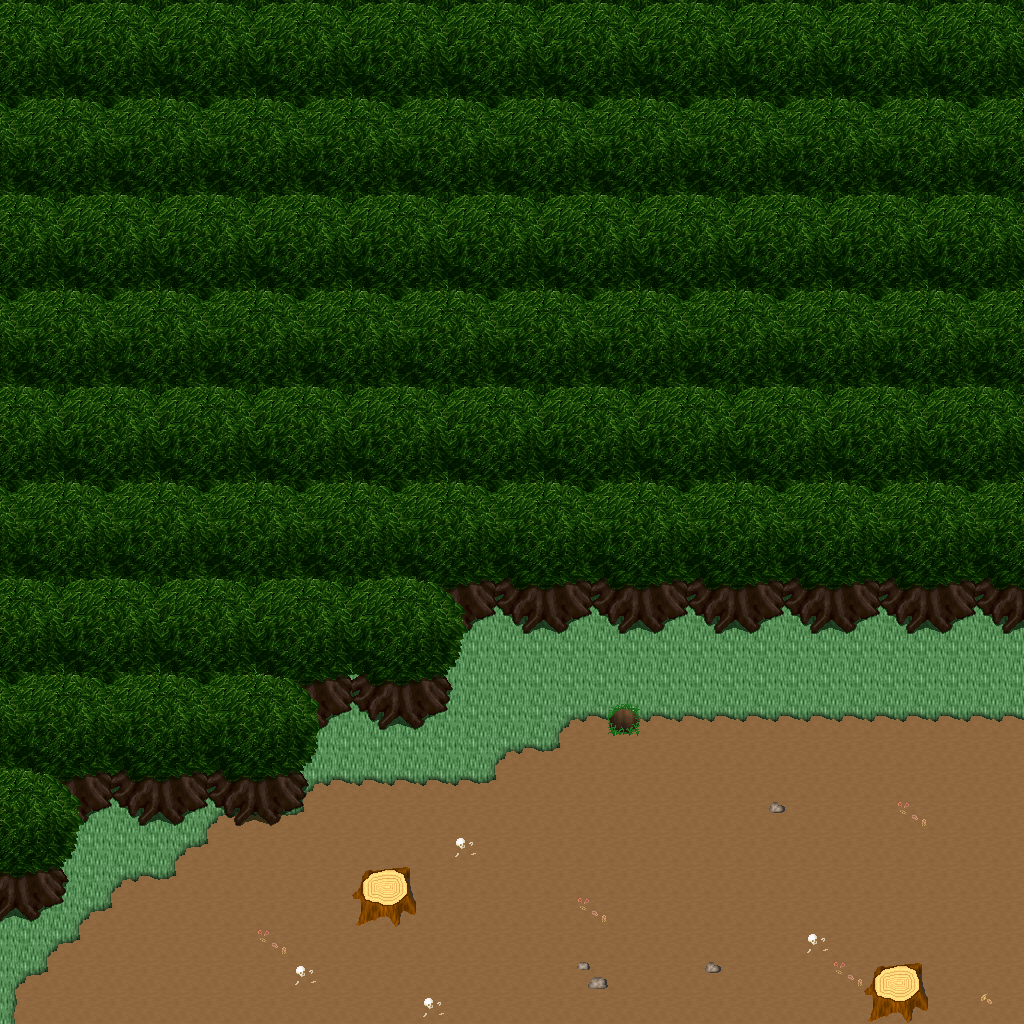

A level layout from a 2D game, rendered from its tile map. Below: a short description, then the map file with tile-grid data replaced by summaries:
An orthogonal 32x32 tile map with 32x32 px tiles, 5 tile layers (Ground, Objects, Objects2, Above, ...), 1 hidden layer not drawn, 53 tilesets.

<map version="1.10" tiledversion="1.11.0" orientation="orthogonal" renderorder="right-down" width="32" height="32" tilewidth="32" tileheight="32" infinite="0" nextlayerid="11" nextobjectid="1">
 <tileset firstgid="1" name="ground_ground" tilewidth="32" tileheight="32" tilecount="33" columns="3">
  <image source="../drawable/ground_ground.png" width="96" height="352" />
 </tileset>
 <tileset firstgid="34" name="building_castle" tilewidth="32" tileheight="32" tilecount="320" columns="20">
  <image source="../drawable/building_castle.png" width="640" height="512" />
 </tileset>
 <tileset firstgid="354" name="ground_square_patch" tilewidth="32" tileheight="32" tilecount="9" columns="3">
  <image source="../drawable/ground_square_patch.png" width="96" height="96" />
 </tileset>
 <tileset firstgid="363" name="building_decoration_banner" tilewidth="32" tileheight="32" tilecount="12" columns="1">
  <image source="../drawable/building_decoration_banner.png" width="32" height="384" />
 </tileset>
 <tileset firstgid="375" name="ground_water_pool" tilewidth="32" tileheight="32" tilecount="72" columns="3">
  <image source="../drawable/ground_water_pool.png" width="96" height="768" />
 </tileset>
 <tileset firstgid="447" name="building_wall_wall_brown" tilewidth="32" tileheight="32" tilecount="12" columns="3">
  <image source="../drawable/building_wall_wall_brown.png" width="96" height="128" />
 </tileset>
 <tileset firstgid="459" name="plant_grasses" tilewidth="32" tileheight="32" tilecount="6" columns="3">
  <image source="../drawable/plant_grasses.png" width="96" height="64" />
 </tileset>
 <tileset firstgid="465" name="plant_flower_daisy_white" tilewidth="32" tileheight="32" tilecount="8" columns="2">
  <image source="../drawable/plant_flower_daisy_white.png" width="64" height="128" />
 </tileset>
 <tileset firstgid="473" name="plant_tree_tree_darkgreen" tilewidth="32" tileheight="32" tilecount="88" columns="8">
  <image source="../drawable/plant_tree_tree_darkgreen.png" width="256" height="352" />
 </tileset>
 <tileset firstgid="561" name="plant_flower_daisy_red" tilewidth="32" tileheight="32" tilecount="8" columns="2">
  <image source="../drawable/plant_flower_daisy_red.png" width="64" height="128" />
 </tileset>
 <tileset firstgid="569" name="ground_grass_edges" tilewidth="32" tileheight="32" tilecount="36" columns="12">
  <image source="../drawable/ground_grass_edges.png" width="384" height="96" />
 </tileset>
 <tileset firstgid="605" name="ground_grass_corners" tilewidth="32" tileheight="32" tilecount="24" columns="6">
  <image source="../drawable/ground_grass_corners.png" width="192" height="128" />
 </tileset>
 <tileset firstgid="629" name="plant_bush_hedge" tilewidth="32" tileheight="32" tilecount="35" columns="5">
  <image source="../drawable/plant_bush_hedge.png" width="160" height="224" />
 </tileset>
 <tileset firstgid="664" name="ground_rock_pebbles" tilewidth="32" tileheight="32" tilecount="3" columns="1">
  <image source="../drawable/ground_rock_pebbles.png" width="32" height="96" />
 </tileset>
 <tileset firstgid="667" name="plant_bush_bushes" tilewidth="32" tileheight="32" tilecount="10" columns="5">
  <image source="../drawable/plant_bush_bushes.png" width="160" height="64" />
 </tileset>
 <tileset firstgid="677" name="building_roof_red" tilewidth="32" tileheight="32" tilecount="20" columns="5">
  <image source="../drawable/building_roof_red.png" width="160" height="128" />
 </tileset>
 <tileset firstgid="697" name="plant_flower_daisy_yellow" tilewidth="32" tileheight="32" tilecount="8" columns="2">
  <image source="../drawable/plant_flower_daisy_yellow.png" width="64" height="128" />
 </tileset>
 <tileset firstgid="705" name="plant_leaves" tilewidth="32" tileheight="32" tilecount="8" columns="4">
  <image source="../drawable/plant_leaves.png" width="128" height="64" />
 </tileset>
 <tileset firstgid="713" name="item_corpse_skull_pale" tilewidth="32" tileheight="32" tilecount="2" columns="2">
  <image source="../drawable/item_corpse_skull_pale.png" width="64" height="32" />
 </tileset>
 <tileset firstgid="715" name="building_roof_blue" tilewidth="32" tileheight="32" tilecount="20" columns="5">
  <image source="../drawable/building_roof_blue.png" width="160" height="128" />
 </tileset>
 <tileset firstgid="735" name="plant_cactus" tilewidth="32" tileheight="32" tilecount="2" columns="1">
  <image source="../drawable/plant_cactus.png" width="32" height="64" />
 </tileset>
 <tileset firstgid="737" name="plant_flower_daisy_blue" tilewidth="32" tileheight="32" tilecount="8" columns="2">
  <image source="../drawable/plant_flower_daisy_blue.png" width="64" height="128" />
 </tileset>
 <tileset firstgid="745" name="plant_stump_stump_brown" tilewidth="32" tileheight="32" tilecount="4" columns="2">
  <image source="../drawable/plant_stump_stump_brown.png" width="64" height="64" />
 </tileset>
 <tileset firstgid="749" name="plant_stump_rectangular" tilewidth="32" tileheight="32" tilecount="4" columns="2">
  <image source="../drawable/plant_stump_rectangular.png" width="64" height="64" />
 </tileset>
 <tileset firstgid="753" name="furniture_carpet_border" tilewidth="32" tileheight="32" tilecount="12" columns="3">
  <image source="../drawable/furniture_carpet_border.png" width="96" height="128" />
 </tileset>
 <tileset firstgid="765" name="ground_pothole" tilewidth="32" tileheight="32" tilecount="4" columns="4">
  <image source="../drawable/ground_pothole.png" width="128" height="32" />
 </tileset>
 <tileset firstgid="769" name="furniture_carpet_carpets" tilewidth="32" tileheight="32" tilecount="8" columns="4">
  <image source="../drawable/furniture_carpet_carpets.png" width="128" height="64" />
 </tileset>
 <tileset firstgid="777" name="building_roof_yellow" tilewidth="32" tileheight="32" tilecount="20" columns="5">
  <image source="../drawable/building_roof_yellow.png" width="160" height="128" />
 </tileset>
 <tileset firstgid="797" name="plant_stump_stump_green" tilewidth="32" tileheight="32" tilecount="4" columns="2">
  <image source="../drawable/plant_stump_stump_green.png" width="64" height="64" />
 </tileset>
 <tileset firstgid="801" name="item_pot_pot_golden_centred" tilewidth="32" tileheight="32" tilecount="3" columns="3">
  <image source="../drawable/item_pot_pot_golden_centred.png" width="96" height="32" />
 </tileset>
 <tileset firstgid="804" name="building_roof_green" tilewidth="32" tileheight="32" tilecount="20" columns="5">
  <image source="../drawable/building_roof_green.png" width="160" height="128" />
 </tileset>
 <tileset firstgid="824" name="item_statue_fairypool" tilewidth="32" tileheight="32" tilecount="16" columns="2">
  <image source="../drawable/item_statue_fairypool.png" width="64" height="256" />
 </tileset>
 <tileset firstgid="840" name="building_window_window_left" tilewidth="32" tileheight="32" tilecount="2" columns="2">
  <image source="../drawable/building_window_window_left.png" width="64" height="32" />
 </tileset>
 <tileset firstgid="842" name="building_window_window_long" tilewidth="32" tileheight="32" tilecount="3" columns="3">
  <image source="../drawable/building_window_window_long.png" width="96" height="32" />
 </tileset>
 <tileset firstgid="845" name="building_door_door_n" tilewidth="32" tileheight="32" tilecount="6" columns="3">
  <image source="../drawable/building_door_door_n.png" width="96" height="64" />
 </tileset>
 <tileset firstgid="851" name="item_postbox" tilewidth="32" tileheight="32" tilecount="4" columns="2">
  <image source="../drawable/item_postbox.png" width="64" height="64" />
 </tileset>
 <tileset firstgid="855" name="building_window_window_right" tilewidth="32" tileheight="32" tilecount="2" columns="2">
  <image source="../drawable/building_window_window_right.png" width="64" height="32" />
 </tileset>
 <tileset firstgid="857" name="building_decoration_blue_circle" tilewidth="32" tileheight="32" tilecount="4" columns="2">
  <image source="../drawable/building_decoration_blue_circle.png" width="64" height="64" />
 </tileset>
 <tileset firstgid="861" name="plant_indoor_flower_baskets" tilewidth="32" tileheight="32" tilecount="3" columns="1">
  <image source="../drawable/plant_indoor_flower_baskets.png" width="32" height="96" />
 </tileset>
 <tileset firstgid="864" name="building_decoration_chimney_big" tilewidth="32" tileheight="32" tilecount="2" columns="1">
  <image source="../drawable/building_decoration_chimney_big.png" width="32" height="64" />
 </tileset>
 <tileset firstgid="866" name="building_decoration_banner_long" tilewidth="32" tileheight="32" tilecount="3" columns="3">
  <image source="../drawable/building_decoration_banner_long.png" width="96" height="32" />
 </tileset>
 <tileset firstgid="869" name="building_decoration_chimney" tilewidth="32" tileheight="32" tilecount="2" columns="1">
  <image source="../drawable/building_decoration_chimney.png" width="32" height="64" />
 </tileset>
 <tileset firstgid="871" name="building_decoration_longhorn_skull" tilewidth="32" tileheight="32" tilecount="6" columns="3">
  <image source="../drawable/building_decoration_longhorn_skull.png" width="96" height="64" />
 </tileset>
 <tileset firstgid="877" name="building_decoration_library_banner" tilewidth="32" tileheight="32" tilecount="6" columns="3">
  <image source="../drawable/building_decoration_library_banner.png" width="96" height="64" />
 </tileset>
 <tileset firstgid="883" name="logic_creature_elf" tilewidth="32" tileheight="32" tilecount="16" columns="8">
  <image source="../drawable/logic_creature_elf.png" width="256" height="64" />
 </tileset>
 <tileset firstgid="899" name="logic_portal" tilewidth="32" tileheight="32" tilecount="24" columns="8">
  <image source="../drawable/logic_portal.png" width="256" height="96" />
 </tileset>
 <tileset firstgid="923" name="logic_collision" tilewidth="32" tileheight="32" tilecount="1" columns="1">
  <image source="../drawable/logic_collision.png" width="32" height="32" />
 </tileset>
 <tileset firstgid="924" name="ground_green_paving" tilewidth="32" tileheight="32" tilecount="18" columns="3">
  <image source="../drawable/ground_green_paving.png" width="96" height="192" />
 </tileset>
 <tileset firstgid="942" name="light_door_light" tilewidth="32" tileheight="32" tilecount="12" columns="3">
  <image source="../drawable/light_door_light.png" width="96" height="128" />
 </tileset>
 <tileset firstgid="954" name="furniture_light_roots_lamp" tilewidth="32" tileheight="32" tilecount="6" columns="2">
  <image source="../drawable/furniture_light_roots_lamp.png" width="64" height="96" />
 </tileset>
 <tileset firstgid="960" name="light_dim_yellow_light_7x5" tilewidth="32" tileheight="32" tilecount="35" columns="7">
  <image source="../drawable/light_dim_yellow_light_7x5.png" width="224" height="160" />
 </tileset>
 <tileset firstgid="995" name="light_yellow_light_5x5" tilewidth="32" tileheight="32" tilecount="25" columns="5">
  <image source="../drawable/light_yellow_light_5x5.png" width="160" height="160" />
 </tileset>
 <tileset firstgid="1020" name="building_decoration_shop_banners" tilewidth="32" tileheight="32" tilecount="8" columns="8">
  <image source="../drawable/building_decoration_shop_banners.png" width="256" height="32" />
 </tileset>
 <layer id="1" name="Ground" width="32" height="32">
  <data>[1024 cells, 1024 non-empty, 2 distinct tile ids]</data>
 </layer>
 <layer id="2" name="Objects" width="32" height="32">
  <data>[1024 cells, 264 non-empty, 15 distinct tile ids]</data>
 </layer>
 <layer id="3" name="Objects2" width="32" height="32">
  <data>[1024 cells, 75 non-empty, 16 distinct tile ids]</data>
 </layer>
 <layer id="4" name="Above" width="32" height="32">
  <data>[1024 cells, 660 non-empty, 33 distinct tile ids]</data>
 </layer>
 <layer id="5" name="Above2" width="32" height="32">
  <data>[1024 cells, 0 non-empty, 0 distinct tile ids]</data>
 </layer>
 <layer id="6" name="Walkable" width="32" height="32" visible="0">
  <data>[1024 cells, 725 non-empty, 1 distinct tile ids]</data>
 </layer>
 <objectgroup id="7" name="Mapevents" />
 <objectgroup id="8" name="Spawn" />
 <objectgroup id="9" name="Keys" />
 <objectgroup id="10" name="Replace" />
</map>
